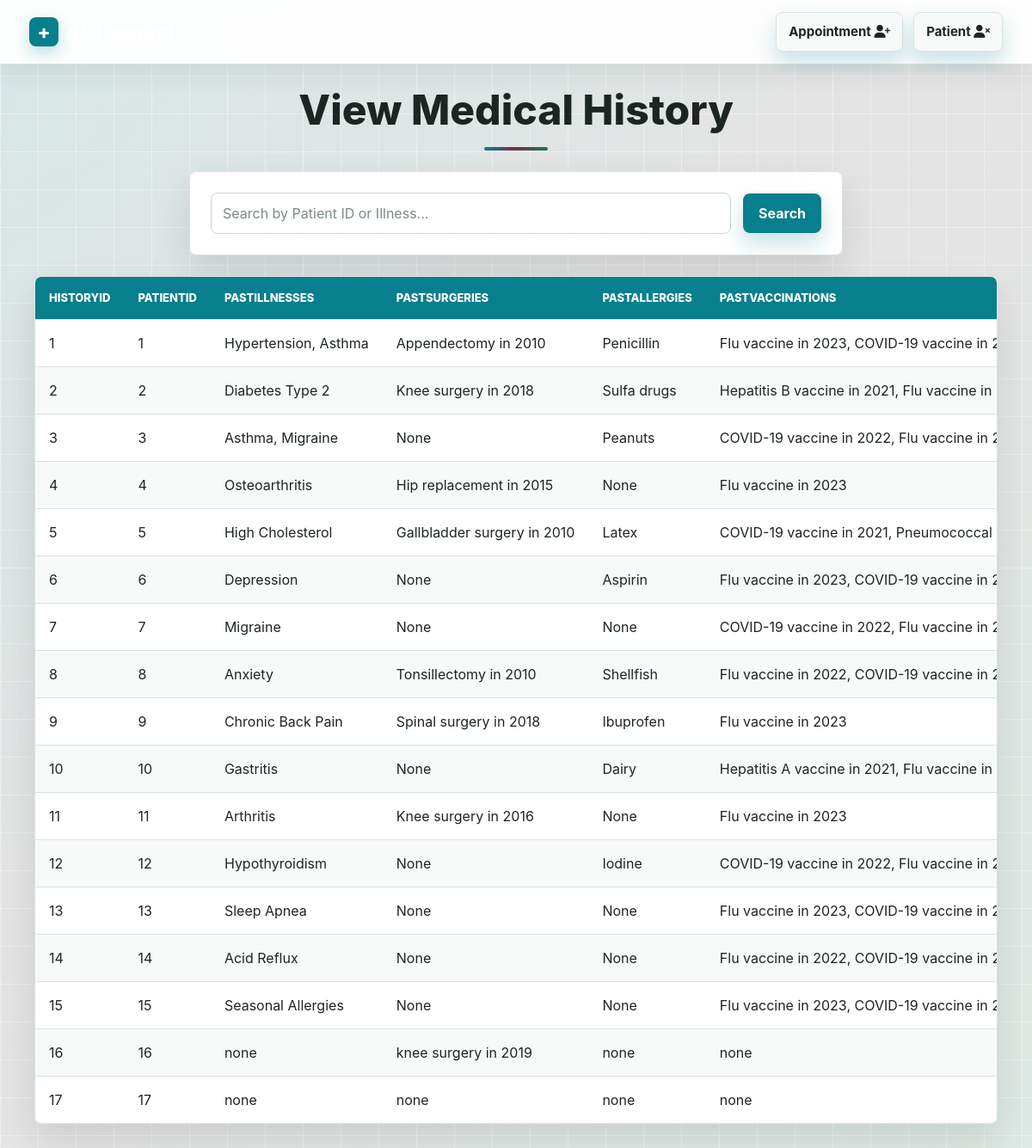
Page /viewHistoryPage.php on the committed database.
### tables this page shows
CREATE TABLE MedHistory (
    HistoryID INTEGER PRIMARY KEY,
    PatientID INTEGER NOT NULL,
    PastIllnesses NOT NULL
, PastSurgeries TEXT, PastAllergies TEXT, PastVaccinations TEXT);

### viewHistoryPage.php (the view, shortened to what this page needs)
<!DOCTYPE html>
<html lang="en">
<head>
    <link rel="stylesheet" href="style.css" />
</head>
<body>
    <?php include("NavBar2.php"); ?>
    <div>
        <h2 class="centered-header">View Medical History</h2>
    </div>
    <div class="search-container">
        <form method="GET" action="">
            <input type="text" name="search" placeholder="Search by Patient ID or Illness..." value="<?php echo htmlspecialchars($_GET['search'] ?? '', ENT_QUOTES); ?>" />
            <button type="submit">Search</button>
        </form>
    </div>
    <div>
        <?php
            $db = new SQLite3('wosp.db');
            $search = $_GET['search'] ?? '';
            if (!empty($search)) {
                $search = SQLite3::escapeString($search);
                $select_query = "SELECT * FROM MedHistory
                                 WHERE PatientID LIKE '%$search%'
                                    OR PastIllnesses LIKE '%$search%'";
            } else {
                $select_query = "SELECT * FROM MedHistory";
            }
            $result = $db->query($select_query);
            echo "<table>";
            echo "<tr>
                    <th>HistoryID</th>
                    <th>PatientID</th>
                    <th>PastIllnesses</th>
                    <th>PastSurgeries</th>
                    <th>PastAllergies</th>
                    <th>PastVaccinations</th>
                  </tr>";
            while ($row = $result->fetchArray(SQLITE3_ASSOC)) {
                echo "<tr>
                        <td>{$row['HistoryID']}</td>
                        <td>{$row['PatientID']}</td>
                        <td>{$row['PastIllnesses']}</td>
                        <td>{$row['PastSurgeries']}</td>
                        <td>{$row['PastAllergies']}</td>
                        <td>{$row['PastVaccinations']}</td>
                      </tr>";
            }
            echo "</table>";
        ?>
    </div>
</body>
</html>

### style.css (style rules this page uses)
:root { --page-bg: #eef3f1; --surface: #ffffff; --surface-soft: #f7faf9; --text: #1d2522; --muted: #65706b; --line: #d9e3df; --brand: #087f8c; --brand-dark: #05636d; --accent: #7b2d43; --success: #167a4a; --danger: #b4232f; --shadow: 0 18px 42px rgba(29, 37, 34, 0.12); }
* { box-sizing: border-box; }
html { min-height: 100%; }
body, body.bg-light { min-height: 100vh; margin: 0; color: var(--text) !important; background: linear-gradient(135deg, rgba(8, 127, 140, 0.10), rgba(123, 45, 67, 0.08) 46%, rgba(22, 122, 74, 0.08)), var(--page-bg) !important; font-family: Inter, "Segoe UI", Arial, sans-serif !important; }
body::before { content: ""; position: fixed; inset: 0; z-index: -1; pointer-events: none; background-image: linear-gradient(rgba(255, 255, 255, 0.38) 1px, transparent 1px), linear-gradient(90deg, rgba(255, 255, 255, 0.38) 1px, transparent 1px); background-size: 44px 44px; }
.dropdown .dropbtn, .logout-btn, button, .btn.btn-primary { border: 0 !important; border-radius: 8px !important; cursor: pointer; font-weight: 700 !important; letter-spacing: 0 !important; transition: transform 160ms ease, box-shadow 160ms ease, background 160ms ease, color 160ms ease; }
body > div:not(.container):not(.row):not(.col-md-4):not(.card):not(.card-body) { width: min(1120px, calc(100% - 32px)); margin: 24px auto; }
body > div:first-of-type:not(.container) { margin-top: 36px; }
.centered-header, body > div h1, body > div h2, body > div h3 { color: var(--text) !important; text-align: center !important; letter-spacing: 0 !important; }
.centered-header, body > div h1 { margin: 0 0 20px; font-size: clamp(32px, 4vw, 48px); font-weight: 850; }
body > div h2 { margin: 6px 0 18px; color: var(--muted) !important; font-size: clamp(20px, 2.4vw, 28px); font-weight: 700; }
.centered-header::after { content: ""; display: block; width: 74px; height: 4px; margin: 14px auto 0; background: linear-gradient(90deg, var(--brand), var(--accent), var(--success)); border-radius: 8px; }
.main, form, .card { border-radius: 8px !important; }
form { display: grid; gap: 14px; width: min(620px, 100%); margin: 0 auto 22px; padding: 24px; background: rgba(255, 255, 255, 0.95); border: 1px solid var(--line); box-shadow: var(--shadow); }
form[method="GET"] { grid-template-columns: 1fr auto; align-items: center; width: min(760px, 100%); }
input, textarea, select, .form-control { width: 100%; min-height: 46px; padding: 11px 13px !important; color: var(--text) !important; background: #ffffff !important; border: 1px solid #c8d7d2 !important; border-radius: 8px !important; box-shadow: none !important; font: inherit; }
::placeholder { color: #7c8984; opacity: 1; }
button, .btn.btn-primary { min-height: 46px; padding: 11px 18px !important; color: #ffffff !important; background: var(--brand) !important; box-shadow: 0 12px 24px rgba(8, 127, 140, 0.22); }
table { display: block; width: min(1120px, 100%); margin: 0 auto 36px; overflow-x: auto; border-collapse: separate; border-spacing: 0; background: var(--surface); border: 1px solid var(--line); border-radius: 8px; box-shadow: var(--shadow); }
th, td { padding: 15px 16px; text-align: left; border-bottom: 1px solid var(--line); vertical-align: middle; white-space: nowrap; }
th { color: #ffffff; background: var(--brand); font-size: 13px; font-weight: 800; letter-spacing: 0 !important; text-transform: uppercase; }
td { color: var(--text); background: rgba(255, 255, 255, 0.96); }
tr:nth-child(odd) td { background: var(--surface-soft); }
tr:last-child td { border-bottom: 0; }

### NavBar2.php (style rules this page uses)
body { background-color: #f8f9fa; font-family: 'Arial', sans-serif; }

### rows in the picture
medhistory: HistoryID "1", PatientID "1", PastIllnesses "Hypertension, Asthma", PastSurgeries "Appendectomy in 2010", PastAllergies "Penicillin", PastVaccinations "Flu vaccine in 2023, COVID-19 vaccine in…"
medhistory: HistoryID "2", PatientID "2", PastIllnesses "Diabetes Type 2", PastSurgeries "Knee surgery in 2018", PastAllergies "Sulfa drugs", PastVaccinations "Hepatitis B vaccine in 2021, Flu vaccine in…"
medhistory: HistoryID "3", PatientID "3", PastIllnesses "Asthma, Migraine", PastSurgeries "None", PastAllergies "Peanuts", PastVaccinations "COVID-19 vaccine in 2022, Flu vaccine in…"
medhistory: HistoryID "4", PatientID "4", PastIllnesses "Osteoarthritis", PastSurgeries "Hip replacement in 2015", PastAllergies "None", PastVaccinations "Flu vaccine in 2023"
medhistory: HistoryID "5", PatientID "5", PastIllnesses "High Cholesterol", PastSurgeries "Gallbladder surgery in 2010", PastAllergies "Latex", PastVaccinations "COVID-19 vaccine in 2021, Pneumococcal…"
medhistory: HistoryID "6", PatientID "6", PastIllnesses "Depression", PastSurgeries "None", PastAllergies "Aspirin", PastVaccinations "Flu vaccine in 2023, COVID-19 vaccine in…"
medhistory: HistoryID "7", PatientID "7", PastIllnesses "Migraine", PastSurgeries "None", PastAllergies "None", PastVaccinations "COVID-19 vaccine in 2022, Flu vaccine in…"
medhistory: HistoryID "8", PatientID "8", PastIllnesses "Anxiety", PastSurgeries "Tonsillectomy in 2010", PastAllergies "Shellfish", PastVaccinations "Flu vaccine in 2022, COVID-19 vaccine in…"
medhistory: HistoryID "9", PatientID "9", PastIllnesses "Chronic Back Pain", PastSurgeries "Spinal surgery in 2018", PastAllergies "Ibuprofen", PastVaccinations "Flu vaccine in 2023"
medhistory: HistoryID "10", PatientID "10", PastIllnesses "Gastritis", PastSurgeries "None", PastAllergies "Dairy", PastVaccinations "Hepatitis A vaccine in 2021, Flu vaccine in…"
medhistory: HistoryID "11", PatientID "11", PastIllnesses "Arthritis", PastSurgeries "Knee surgery in 2016", PastAllergies "None", PastVaccinations "Flu vaccine in 2023"
medhistory: HistoryID "12", PatientID "12", PastIllnesses "Hypothyroidism", PastSurgeries "None", PastAllergies "Iodine", PastVaccinations "COVID-19 vaccine in 2022, Flu vaccine in…"
medhistory: HistoryID "13", PatientID "13", PastIllnesses "Sleep Apnea", PastSurgeries "None", PastAllergies "None", PastVaccinations "Flu vaccine in 2023, COVID-19 vaccine in…"
medhistory: HistoryID "14", PatientID "14", PastIllnesses "Acid Reflux", PastSurgeries "None", PastAllergies "None", PastVaccinations "Flu vaccine in 2022, COVID-19 vaccine in…"
medhistory: HistoryID "15", PatientID "15", PastIllnesses "Seasonal Allergies", PastSurgeries "None", PastAllergies "None", PastVaccinations "Flu vaccine in 2023, COVID-19 vaccine in…"
medhistory: HistoryID "16", PatientID "16", PastIllnesses "none", PastSurgeries "knee surgery in 2019", PastAllergies "none", PastVaccinations "none"
medhistory: HistoryID "17", PatientID "17", PastIllnesses "none", PastSurgeries "none", PastAllergies "none", PastVaccinations "none"
